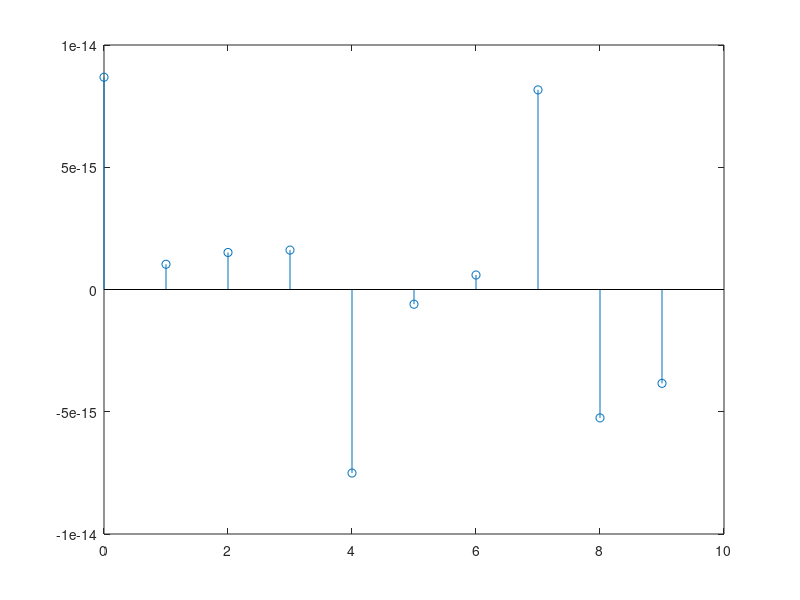

Write MATLAB code to recreate this figure. (Note: this script raises an error after producing the figure.)
% Sum of sines signal 
fy=300; %signal frequency in Hz
wy=2*pi*fy; %signal frequency in rad/s

fs=20; %sampling frequency in Hz
tiv=1/fs; %time interval between samples;
t=0:tiv:(5-tiv); %time intervals set (5 seconds)

N = 100

y=0.6*sin(wy*t)+0.3*sin(3*wy*t)+0.2*sin(5*wy*t); %signal data set

fou=fft(y,fs);
hmag=real(fou); ah=hmag/N;
stem(0:9,ah(1:10)); hold on;
plot([0 10],[0 0],'k');
print ('out1.png')

pkg load signal
order = 32
fc1 = 4
fc2 = 0
fs = 20
filter_type = 'low'
window_type = 'hamming'
analyse_plot = 'n'
f1 = my_sinc_filter_low(order, fc1, fs);

fou=fft(f1,fs);
hmag=real(fou); ah=hmag/N;
stem(0:9,ah(1:10)); hold on;
plot([0 10],[0 0],'k');
print ('out2.png')
